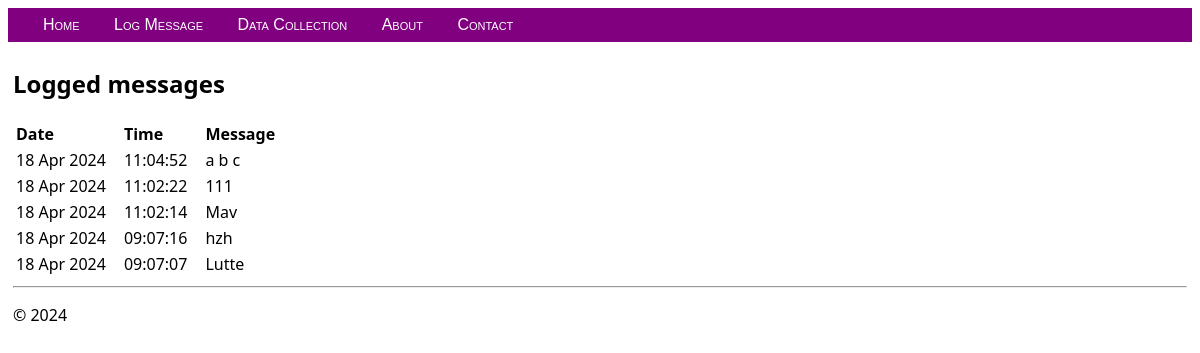
/data/, run on an earlier commit of the app's database.
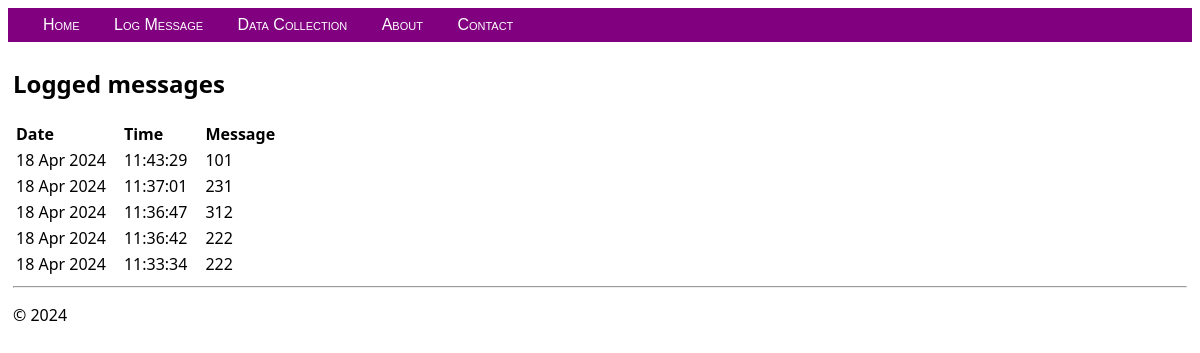
And on a later commit of the database.
### hello/models.py (models this page shows, shortened)
class LogMessage(models.Model):
    message = models.CharField(max_length=300)
    log_date = models.DateTimeField("date logged")

### hello/views.py (the view)
class DataListView(ListView):
    model = LogMessage
    def get_context_data(self, **kwargs):
        context = super(DataListView, self).get_context_data(**kwargs)
        return context

### hello/templates/hello/data.html (shortened to what this page needs)
{% extends "hello/layout.html" %}
{% block content %}
    <h2>Logged messages</h2>
    {% if message_list %}
        <table class="message_list">
            <thead>
            <tr>
                <th>Date</th>
                <th>Time</th>
                <th>Message</th>
            </tr>
            </thead>
            <tbody>
            {% for message in message_list %}
                <tr>
                    <td>{{ message.log_date | date:'d M Y' }}</td>
                    <td>{{ message.log_date | time:'H:i:s' }}</td>
                    <td>
                        {{ message.message }}
                    </td>
                </tr>
            {% endfor %}
            </tbody>
        </table>
    {% else %}
        <p>No messages have been logged. Use the <a href="{% url 'log' %}">Log Message form</a>.</p>
    {% endif %}
{% endblock %}

What changed in the data, as far as the page shows it:
no longer on this page (row unchanged): LogMessage: log_date "18 Apr 2024", log_date "11:04:52", message "a b c"
no longer on this page (row unchanged): LogMessage: log_date "18 Apr 2024", log_date "11:02:22", message "111"
no longer on this page (row unchanged): LogMessage: log_date "18 Apr 2024", log_date "11:02:14", message "Mav"
no longer on this page (row unchanged): LogMessage: log_date "18 Apr 2024", log_date "09:07:16", message "hzh"
no longer on this page (row unchanged): LogMessage: log_date "18 Apr 2024", log_date "09:07:07", message "Lutte"
added LogMessage: log_date "18 Apr 2024", log_date "11:43:29", message "101"
added LogMessage: log_date "18 Apr 2024", log_date "11:37:01", message "231"
added LogMessage: log_date "18 Apr 2024", log_date "11:36:47", message "312"
added LogMessage: log_date "18 Apr 2024", log_date "11:36:42", message "222"
added LogMessage: log_date "18 Apr 2024", log_date "11:33:34", message "222"
